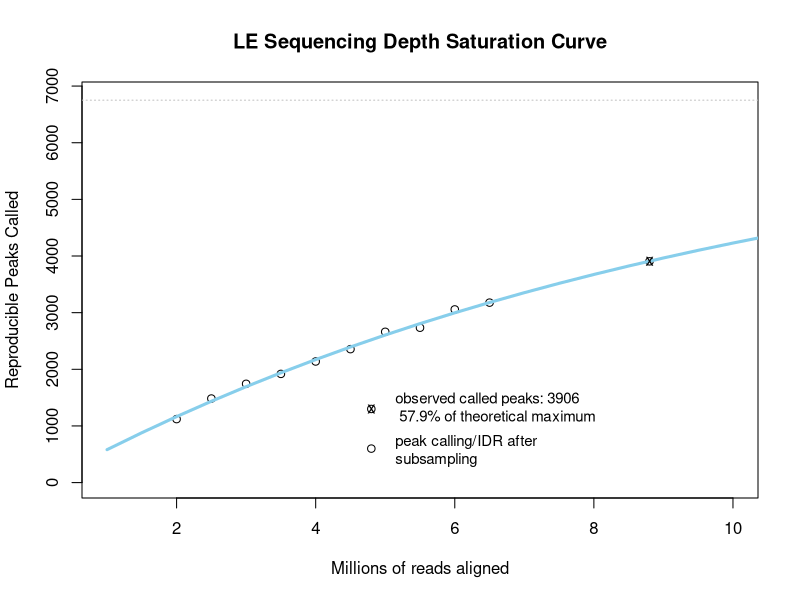
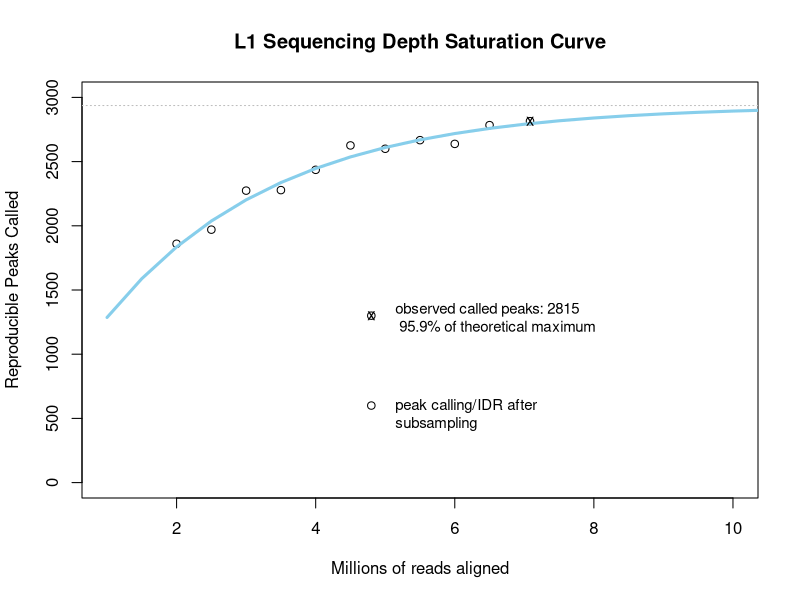
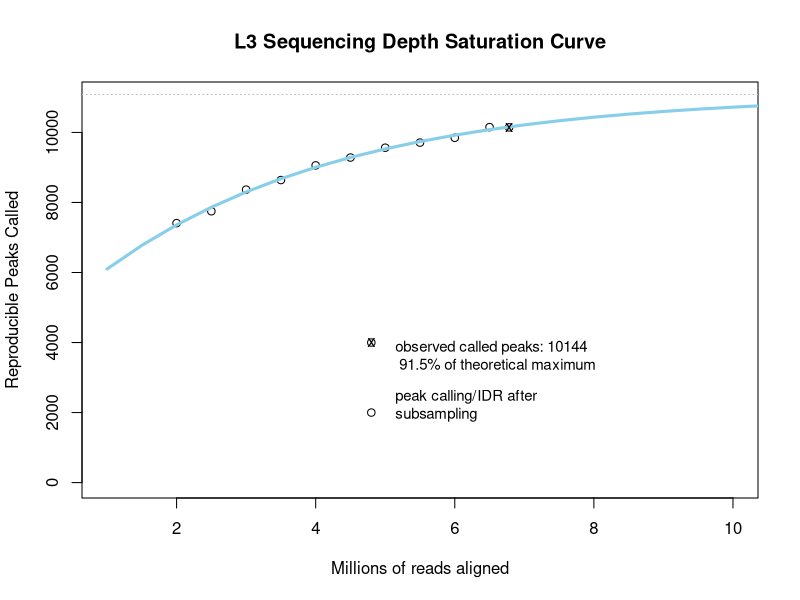

These figures' R source, in order:
## ---- chunk 1
knitr::opts_chunk$set(echo = TRUE)
## ---- chunk 2

##        ##
##        ##
##   LE   ##
##        ##
##        ##

read.table(textConnection("
 2 1121
 2.5 1484 
 3 1744 
 3.5 1919 
 4 2138
 4.5 2356 
 5 2662
 5.5 2734
 6 3057
 6.5 3177 
 8.799602  3906 
   ")) -> LE.df
colnames(LE.df) <- c("depth_millions","intervals_called")
# fit exponential model
# initial parameters
theta.0 <- max(LE.df$intervals_called) * 1.1
model.0 <- lm(log(- intervals_called + theta.0) ~ depth_millions, data=LE.df)
alpha.0 <- -exp(coef(model.0)[1])
beta.0 <- coef(model.0)[2]
start <- list(alpha = alpha.0, beta = beta.0, theta = theta.0)
model <- nls(intervals_called ~ alpha * exp(beta * depth_millions) + theta , data = LE.df, start = start)
summary(model)
fitted_alpha = coef(model)['alpha']
fitted_beta = coef(model)['beta']
fitted_theta = coef(model)['theta']
theoretical_95 = .95 * fitted_theta
sequencing_depth_for_95 = log((theoretical_95-fitted_theta)/fitted_alpha)/fitted_beta



plot(LE.df$depth_millions, LE.df$intervals_called,main="LE Sequencing Depth Saturation Curve", ylim=c(0,6800),xlim=c(1,10),xlab="Millions of reads aligned",ylab="Reproducible Peaks Called")
lines(seq(1,12,by=.5), predict(model, list(depth_millions= seq(1,12,by=.5))), col = 'skyblue', lwd = 3)
abline(h=coef(model)['theta'], lty=3, col='grey')
points(LE.df[11,],pch="x")
text(5,1250, pos=4,
  sprintf("observed called peaks: %d\n %.1f%% of theoretical maximum",
          LE.df[11,2], 
          100* LE.df[11,2]/coef(model)['theta']),
  cex=.9
)
points(4.8,1300,pch="x")
points(4.8,1300)

points(4.8,600)
text(5,500, pos=4, sprintf("peak calling/IDR after \nsubsampling"),cex=.9)


##        ##
##        ##
##   L1   ##
##        ##
##        ##
(L1.df=data.frame( depth_millions=c(seq(2,6.5,by=.5),7.081766), intervals_called=c(1860,1970,2274,2278,2436,2626,2600,2667,2638,2784,2815)))

# fit exponential model
# initial parameters
theta.0 <- max(L1.df$intervals_called) * 1.1
model.0 <- lm(log(- intervals_called + theta.0) ~ depth_millions, data=L1.df)
alpha.0 <- -exp(coef(model.0)[1])
beta.0 <- coef(model.0)[2]
start <- list(alpha = alpha.0, beta = beta.0, theta = theta.0)
model <- nls(intervals_called ~ alpha * exp(beta * depth_millions) + theta , data = L1.df, start = start)
summary(model)


plot(L1.df$depth_millions, L1.df$intervals_called,main="L1 Sequencing Depth Saturation Curve", ylim=c(0,3000),xlim=c(1,10),xlab="Millions of reads aligned",ylab="Reproducible Peaks Called")
lines(seq(1,12,by=.5), predict(model, list(depth_millions= seq(1,12,by=.5))), col = 'skyblue', lwd = 3)
abline(h=coef(model)['theta'], lty=3, col='grey')
points(L1.df[11,],pch="x")
text(5,1250, pos=4,
  sprintf("observed called peaks: %d\n %.1f%% of theoretical maximum",
          L1.df[11,2], 
          100* L1.df[11,2]/coef(model)['theta']),
  cex=.9
)
points(4.8,1300,pch="x")
points(4.8,1300)

points(4.8,600)
text(5,500, pos=4, sprintf("peak calling/IDR after \nsubsampling"),cex=.9)


##        ##
##        ##
##   L3   ##
##        ##
##        ##

read.table(textConnection("
2 7409 L3_2M.narrowPeak
2.5 7749 L3_2.5M.narrowPeak
3 8366 L3_3M.narrowPeak
3.5 8640 L3_3.5M.narrowPeak
4 9059 L3_4M.narrowPeak
4.5 9283 L3_4.5M.narrowPeak
5 9564 L3_5M.narrowPeak
5.5 9710 L3_5.5M.narrowPeak
6 9847 L3_6M.narrowPeak 
6.5 10151 L3_6.5M.narrowPeak
6.780756 10144 L3.narrowPeak
  ")) -> L3.df
colnames(L3.df) <- c("depth_millions","intervals_called","filename")

 # fit exponential model
# initial parameters
theta.0 <- max(L3.df$intervals_called) * 1.1
model.0 <- lm(log(- intervals_called + theta.0) ~ depth_millions, data=L3.df)
alpha.0 <- -exp(coef(model.0)[1])
beta.0 <- coef(model.0)[2]
start <- list(alpha = alpha.0, beta = beta.0, theta = theta.0)
model <- nls(intervals_called ~ alpha * exp(beta * depth_millions) + theta , data = L3.df, start = start)
summary(model)


plot(L3.df$depth_millions, L3.df$intervals_called,main="L3 Sequencing Depth Saturation Curve", ylim=c(0,11000),xlim=c(1,10),xlab="Millions of reads aligned",ylab="Reproducible Peaks Called")
lines(seq(1,12,by=.5), predict(model, list(depth_millions= seq(1,12,by=.5))), col = 'skyblue', lwd = 3)
abline(h=coef(model)['theta'], lty=3, col='grey')
points(L3.df[11,],pch="x")
text(5,3500, pos=4,
  sprintf("observed called peaks: %d\n %.1f%% of theoretical maximum",
          L3.df[11,2], 
          100* L3.df[11,2]/coef(model)['theta']),
  cex=.9
)
points(4.8,4000,pch="x")
points(4.8,4000)

points(4.8,2000)
text(5,2100, pos=4, sprintf("peak calling/IDR after \nsubsampling"),cex=.9)
